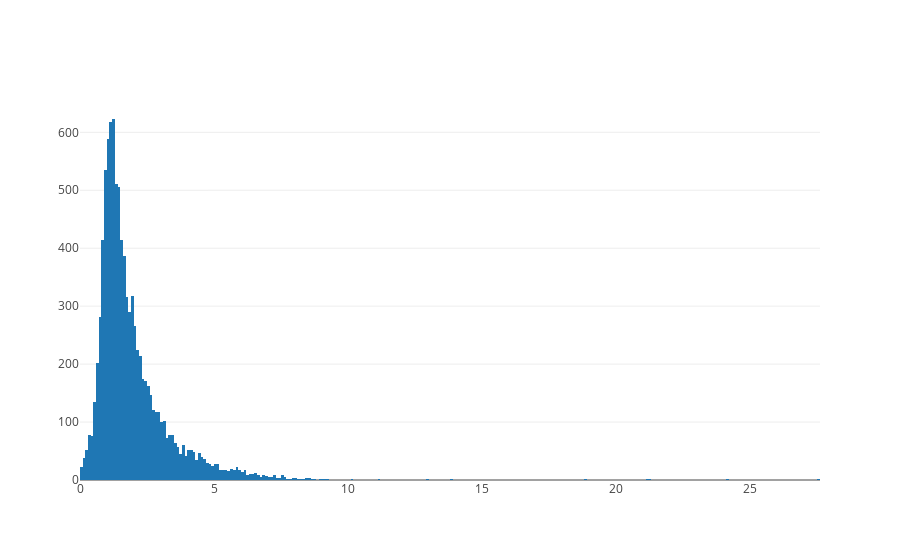

This figure's notebook cell:
### Markdown cell above
First study: all users are in the 10-second countdown version of the interface. We vary the frequency with which they are shown the prompt. 4 conditions: shown prompt on 100% of visits, 50%, 25%, 0%.

Are there costs to asking what difficulty the user wants? (If there aren’t we can just ask every visit and declare mission accomplished)

The actual time cost is actually rather low, a mode of 1.2 seconds time to answer the question

### Code cell
from cost_utils_libs import plot_latency_for_all_users_nonrandom
plot_latency_for_all_users_nonrandom()

### Figure 1 — Plotly figure (JSON) as saved in the notebook; plotly's stock layout.template omitted (floating-point values rounded to 4 significant figures; data arrays with more than 128 entries replaced by an {"elided": "..."} marker saying what was removed)
{"data": [{"type": "histogram", "uid": "48ae3611-e937-4f51-bf3b-928a43164ff1", "x": {"elided": "9574 float values"}}], "layout": {}}
